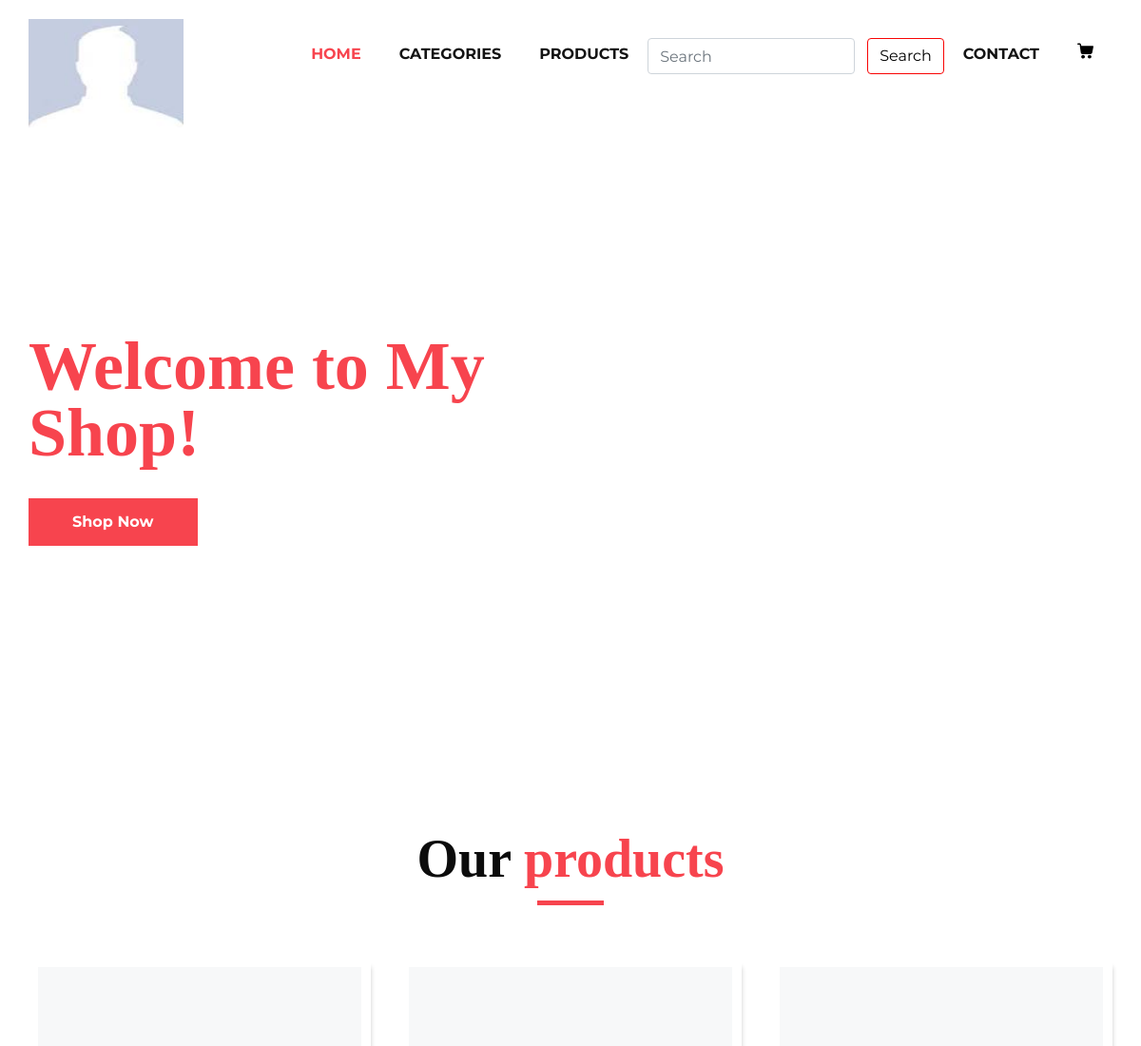
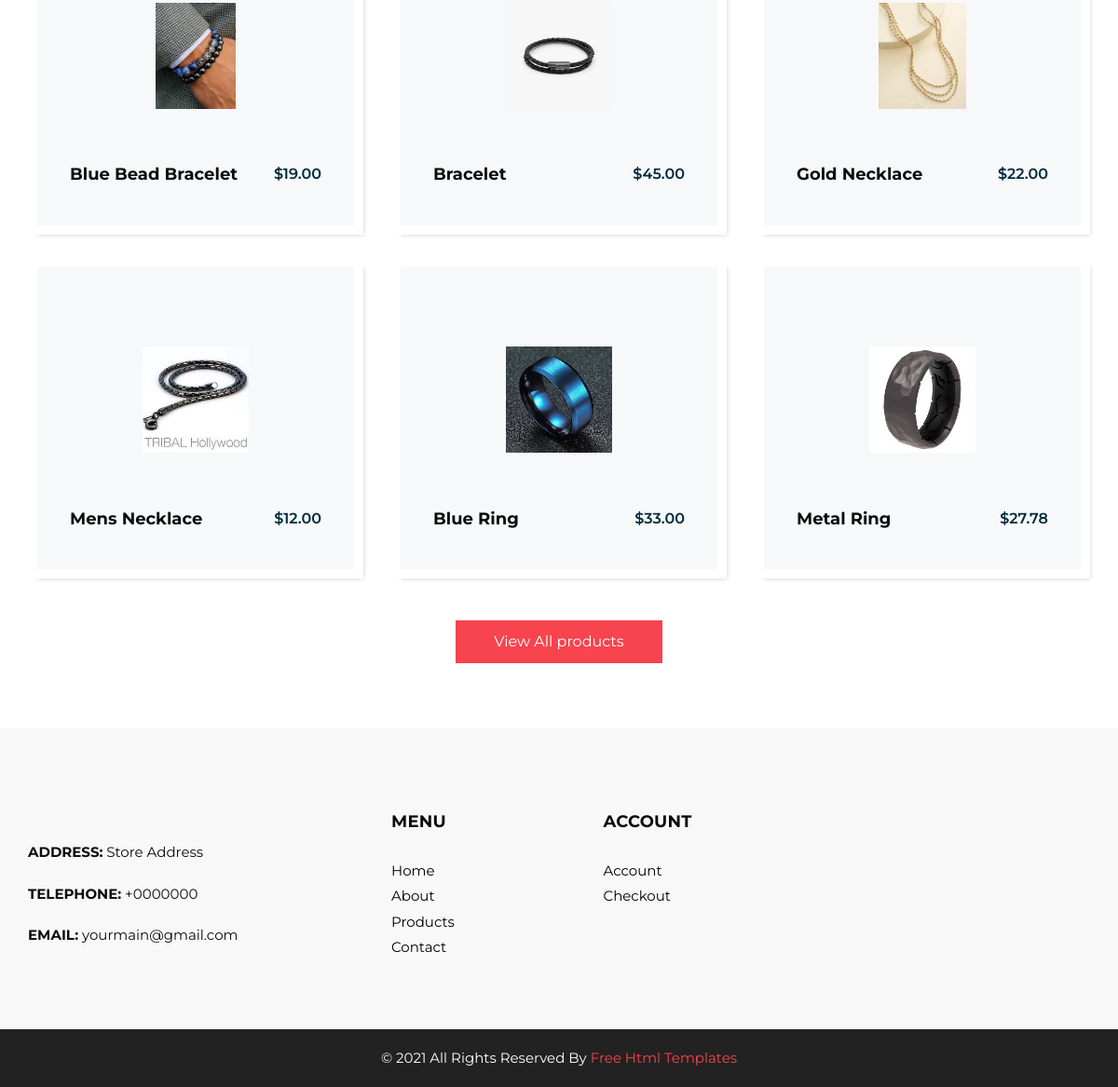
/store/, run on the app's committed database (2 pictures, top to bottom).
### products/models.py (models this page shows, shortened)
class Product(models.Model):
    BOOL_CHOICES = ((True, 'Display'), (False, 'Keep Hidden'))
    product_category = models.ForeignKey(Categories, on_delete=models.SET_NULL, null=True, related_name='categories', blank=True)
    title = models.CharField(max_length=100)
    image = models.ImageField(null=True, blank=True, upload_to='images/')
    description = models.TextField(max_length=250)
    price = models.DecimalField(max_digits=12, decimal_places=2)
    stock = models.IntegerField(default=0)
    created_at = models.DateTimeField(auto_now_add=True)
    display_product = models.BooleanField(null=True, default=False, choices=BOOL_CHOICES)
    id_hidden = models.IntegerField(default=0, null=True, blank=True)
    @property
    def imageURL(self):
        try:
            url = self.image.url
        except:
            url = ''
        return url
    class Meta:
        verbose_name_plural = 'Products'
        unique_together = ['title', 'product_category']

### store/views.py (the view)
# urls.py: path('', StoreFrontView.as_view(), name='storefront'),
class StoreFrontView(ListView):
    template_name = 'store/storefront.html'
    model = Product
    def get_context_data(self, **kwargs):
        context = super(StoreFrontView, self).get_context_data(**kwargs)
        context['products'] = Product.objects.filter(display_product=True).order_by('-created_at')[:6]
        return context

### store/templates/store/storefront.html (shortened to what this page needs)
{% load static %}
{% load bootstrap4 %}
{% bootstrap_css %}
<!DOCTYPE html>
<html lang="en">
   <head>
      <link rel="stylesheet" type="text/css" href="{% static 'css/store_css/bootstrap.css' %}" />
      <link href="{% static 'css/store_css/style.css' %}" rel="stylesheet" />
      <link href="{% static 'css/store_css/responsive.css' %}" rel="stylesheet" />
   </head>
   <body>
      <div class="hero_area">
         <header class="header_section">
            <div class="container">
               <nav class="navbar navbar-expand-lg custom_nav-container ">
                  <a class="navbar-brand" href="{% url 'profile' %}">
                     {% if user.is_authenticated %}
                     <img width="250" src="{{ request.user.imageURL }}" alt="#" />
                     {% else %}
                     <img width="250" src="{% static 'images/default/default.jpg' %}" alt="#" />
                  {% endif %}</a>
                  <div class="collapse navbar-collapse" id="navbarSupportedContent">
                     <ul class="navbar-nav">
                        <li class="nav-item active">
                           <a class="nav-link" href="{% url 'storefront' %}">Home <span class="sr-only">(current)</span></a>
                        </li>
                        <li class="nav-item">
                           <a href="{% url 'store_categories_list' %}" class="nav-link">Categories</a>
                        </li>
                        <li class="nav-item">
                           <a class="nav-link" href="{% url 'all_products' %}">Products</a>
                        </li>
                        <li class="nav-item">
                           <form class="d-flex" action="{% url 'store_search_results' %}" method="get">
                              <input class="form-control me-2" type="search" name="q" placeholder="Search" aria-\
                              label="Search" >
                              <button class="btn btn-outline-success search_input" type="submit">Search</button>
                           </form>
                        </li>
                        <li class="nav-item">
                           <a class="nav-link" href="{% url 'store_contact' %}">Contact</a>
                        </li>
                        <li class="nav-item">
                           <a class="nav-link" href="{% url 'cart' %}">
                           </a>
                        </li>
                     </ul>
                  </div>
               </nav>
            </div>
         </header>
         {% block content %}
         <section class="slider_section ">
            <div id="customCarousel1" class="carousel slide" data-ride="carousel">
               <div class="carousel-inner">
                  <div class="carousel-item active">
                     <div class="container ">
                        <div class="row">
                           <div class="col-md-7 col-lg-6 ">
                              <div class="detail-box">
                                 <h1>
                                    <span>
                                    Welcome to My Shop!
                                    </span>
                                    <br>
                                 </h1>
                                 <div class="btn-box">
                                    <a href="{% url 'all_products' %}" class="btn1">
                                    Shop Now
                                    </a>
                                 </div>
                              </div>
                           </div>
                        </div>
                     </div>
                  </div>
               </div>
            </div>
         </section>
      </div>
      <section class="product_section layout_padding">
         <div class="container">
            <div class="heading_container heading_center">
               <h2>
                  Our <span>products</span>
               </h2>
            </div>
            <div class="row">
              {% for product in products|slice:6 %}
               <div class="col-sm-6 col-md-4 col-lg-4">
                  <div class="box">
                     <div class="img-box">
                        <img src="{{ product.imageURL }}" alt="">
                     </div>
                     <div class="detail-box">
                        <h5>
                           {{ product.title|title }}
                        </h5>
                        <h6>
                           ${{ product.price}}
                        </h6>
                     </div>
                  </div>
               </div>
               {% endfor %}
            </div>
            <div class="btn-box">
               <a href="{% url 'all_products' %}">
               View All products
               </a>
            </div>
         </div>
      </section>
      {% endblock content %}
      <footer>
         <div class="container">
            <div class="row">
               <div class="col-md-4">
                   <div class="full">
                      <div class="information_f">
                        <p><strong>ADDRESS:</strong> Store Address </p>
                        <p><strong>TELEPHONE:</strong> +0000000</p>
                        <p><strong>EMAIL:</strong> yourmain@gmail.com</p>
                      </div>
                   </div>
               </div>
               <div class="col-md-8">
                  <div class="row">
                  <div class="col-md-7">
                     <div class="row">
                        <div class="col-md-6">
                     <div class="widget_menu">
                        <h3>Menu</h3>
                        <ul>
                           <li><a href="{% url 'storefront' %}">Home</a></li>
                           <li><a href="#">About</a></li>
                           <li><a href="{% url 'all_products' %}">Products</a></li>
                           <li><a href="{% url 'store_contact' %}">Contact</a></li>
                        </ul>
                     </div>
                  </div>
                  <div class="col-md-6">
                     <div class="widget_menu">
                        <h3>Account</h3>
                        <ul>
                           <li><a href="{% url 'profile' %}">Account</a></li>
                           <li><a href="{% url 'cart' %}">Checkout</a></li>
                        </ul>
                     </div>
                  </div>
                     </div>
                  </div>
                  </div>
               </div>
            </div>
         </div>
      </footer>
      <div class="cpy_">
         <p>© 2021 All Rights Reserved By <a href="https://html.design/">Free Html Templates</a></p>
      </div>
   </body>
</html>

### django_project/static/css/store_css/responsive.css (style rules this page uses)
@media (min-width: 1200px) { .container { max-width: 1170px; } }

### data on the page
Product: imageURL (picture), title "Blue Bead Bracelet", price "19.00"
Product: imageURL (picture), title "Bracelet", price "45.00"
Product: imageURL (picture), title "Gold Necklace", price "22.00"
Product: imageURL (picture), title "Mens Necklace", price "12.00"
Product: imageURL (picture), title "Blue Ring", price "33.00"
Product: imageURL (picture), title "Metal Ring", price "27.78"
